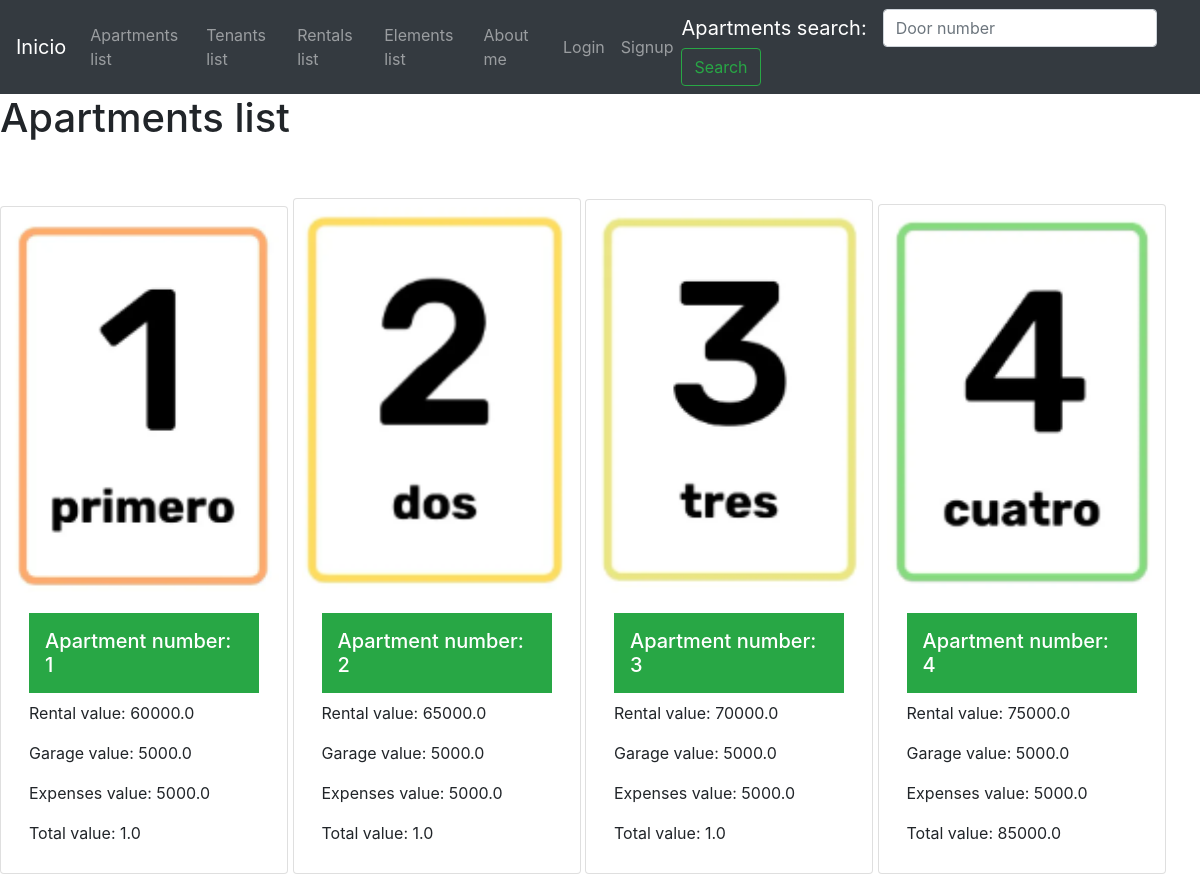
Before: /apartments/apartments-list/ with the older database file.
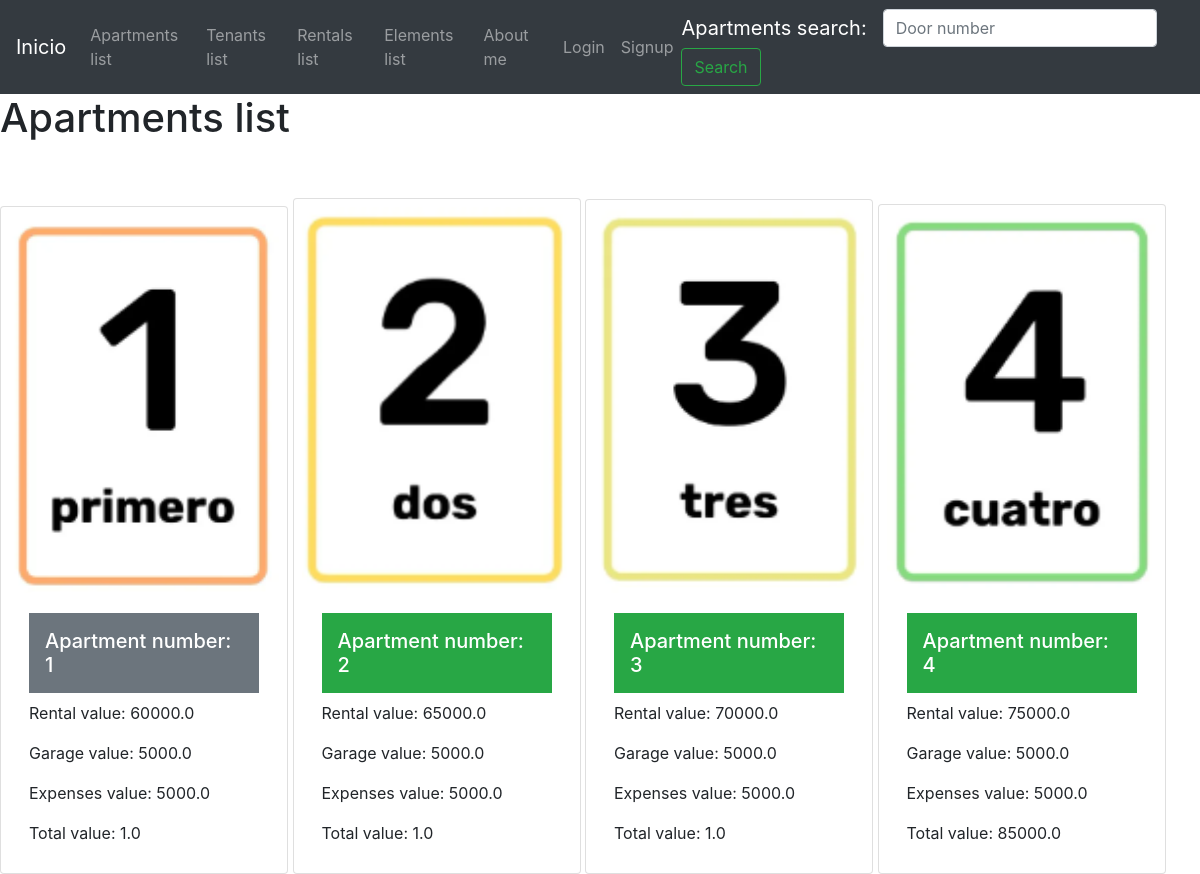
After: the same page with the newer database file.
### apartments/models.py (models this page shows, shortened)
class Apartment(models.Model):
    door_number=models.CharField(max_length=10, null=False, blank=False)
    rental_value=models.FloatField()
    garage_value=models.FloatField()
    expenses_value=models.FloatField()
    total_value = computed_property.ComputedFloatField(compute_from='calculate_total_value')
    is_available=models.BooleanField(default=True)
    apartment_picture = models.ImageField(upload_to='apartment_images', null=True, blank=True)
    def calculate_total_value(self)-> float:
        return self.rental_value + self.garage_value + self.expenses_value

### apartments/views.py (the view)
# urls.py: path('apartments-list/', ApartmentsListView.as_view(), name='apartments_list'),
class ApartmentsListView(ListView):
    model = Apartment
    template_name = 'apartments/apartments-list.html'

### templates/apartments/apartments-list.html (shortened to what this page needs)
{% extends 'base.html' %}
{% block content %}
    <h1>Apartments list</h1>
    <br><br>
    {% for apartment in object_list %}
        <div class="card d-inline-flex p-2" style="width: 18rem;">
            <img src="{{apartment.apartment_picture.url}}" class="card-img-top">
            <div class="card-body">
            {% if apartment.is_available %}
                <h5 class="card-title  p-3 mb-2 bg-success text-white">Apartment number: {{apartment.door_number}}</h5>
            {% else %}
                <h5 class="card-title  p-3 mb-2 bg-secondary text-white">Apartment number: {{apartment.door_number}}</h5>
            {% endif %}
            <p class="card-text">Rental value: {{apartment.rental_value}}</p>
            <p class="card-text">Garage value: {{apartment.garage_value}}</p>
            <p class="card-text">Expenses value: {{apartment.expenses_value}}</p>
            <p class="card-text">Total value: {{apartment.total_value}}</p>
        </div>
        </div>
    {% endfor %}
{% endblock %}

### templates/base.html (shortened to what this page needs)
<!DOCTYPE html>
<html lang="en">
<head>
    <link rel="stylesheet" href="https://cdn.jsdelivr.net/npm/bootstrap@4.6.2/dist/css/bootstrap.min.css"
>
</head>
<body>
    <header>
        <nav class="navbar navbar-expand-lg navbar-dark bg-dark">
            <a class="navbar-brand" href="/">Inicio</a>
            <div class="collapse navbar-collapse" id="navbarSupportedContent">
                <ul class="navbar-nav mr-auto">
                    <li class="nav-item">
                        <a class="nav-link" href="/apartments/apartments-list/">Apartments list</a>
                    </li>
                    <li class="nav-item">
                        <a class="nav-link" href="/tenants/tenants-list/">Tenants list</a>
                    </li>
                    <li class="nav-item">
                        <a class="nav-link" href="/rentals/rentals-list/">Rentals list</a>
                    </li>
                    <li class="nav-item">
                        <a class="nav-link" href="/elements-list/">Elements list</a>
                    </li>
                    <li class="nav-item">
                        <a class="nav-link" href="/about-me/">About me</a>
                    </li>
                </ul>
                    {% if request.user.is_authenticated %}
                    <ul class="navbar-nav mr-auto pull-right">
                            <li class="nav-item pull-right ">
                                <a class="nav-link" href="/users/logout/">Logout</a>
                            </li>
                            <li class="nav-item pull-right">
                                <a class="nav-link" href="/users/update/">{{request.user.username}}</a>
                            </li>
                            {% if request.user.profile.profile_picture.url != '' %}
                                <img src="{{request.user.profile.profile_picture.url}}" alt="profile_picture" width="50px" height="50px">
                            {% endif %}
                        </ul>
                    {% else %}
                    <ul class="navbar-nav mr-auto pull-right">
                            <li class="nav-item pull-right">
                                <a class="nav-link" href="/users/login/">Login</a>
                            </li>
                            <li class="nav-item pull-right">
                                <a class="nav-link" href="/users/signup/">Signup</a>
                            </li>
                        </ul>
                    {% endif %}
                <form class="form-inline my-2 my-lg-0" action="/apartments/apartments-list-search/" method="GET">
                    <a class="navbar-brand" href="/">Apartments search: </a>
                    <input class="form-control mr-sm-2" type="search" placeholder="Door number" aria-label="Search" name="search">
                    <button class="btn btn-outline-success my-2 my-sm-0" type="submit">Search</button>
                </form>
            </div>
        </nav>
    </header>
    {% block content %}
    {% endblock %}
</body>
</html>

Changed rows visible on the page:
changed Apartment (number 1 of 4 on the later page): is_available True → False (drawn)
